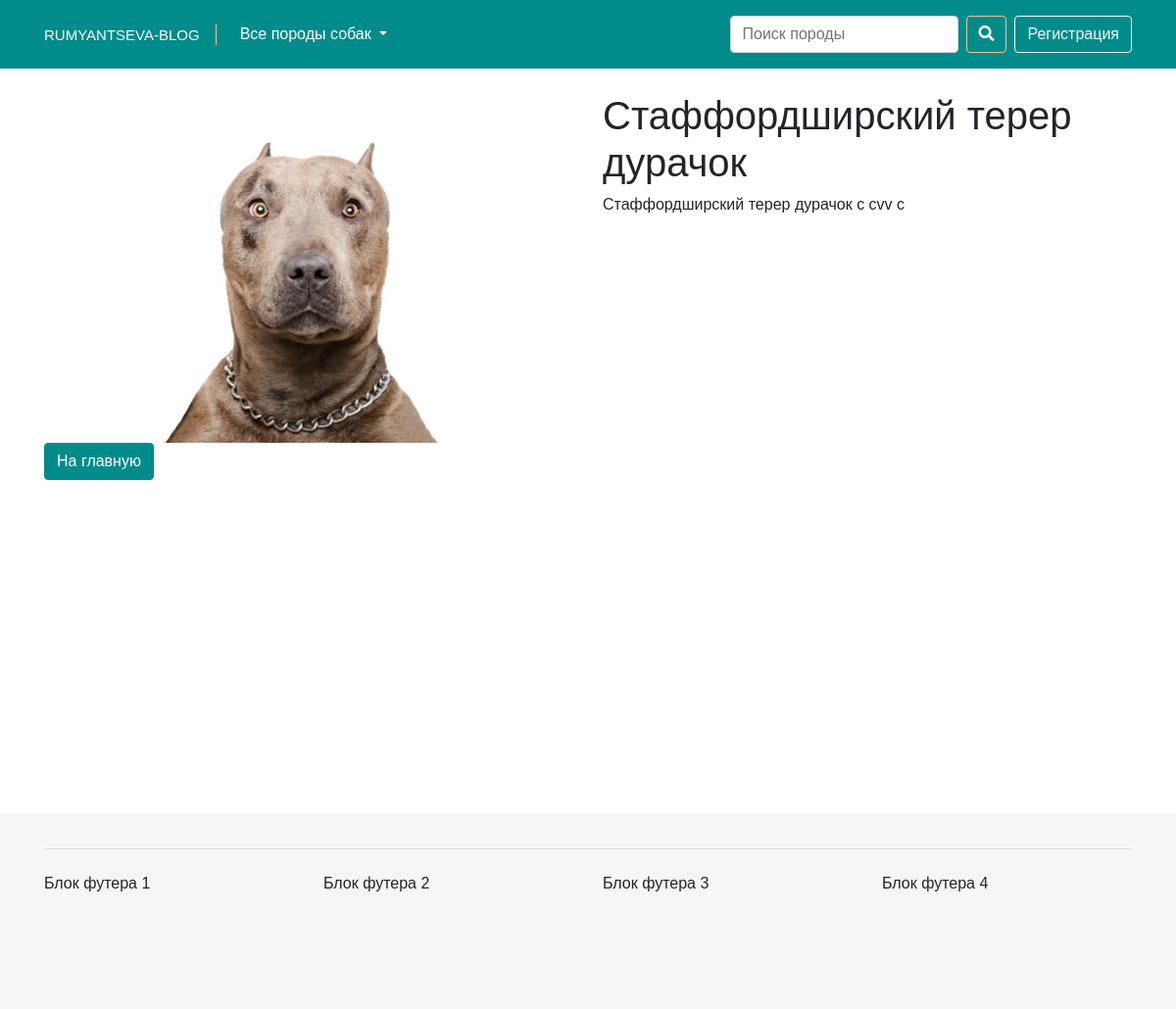
The page /details.php?id=43 on the database its author committed.
### tables this page shows
CREATE TABLE `breeds` (
  `id` int(11) NOT NULL,
  `title` varchar(255) NOT NULL,
  `short_content` text NOT NULL,
  `content` text NOT NULL,
  `category_id` int(11) NOT NULL,
  `author_id` int(11) NOT NULL,
  `image` varchar(255) NOT NULL,
  `date` timestamp NOT NULL DEFAULT CURRENT_TIMESTAMP,
  `status` int(1) NOT NULL DEFAULT '1'
);

### details.php (the view, shortened to what this page needs)
<?php
$pdo = new PDO ("mysql:host=localhost;dbname=myblog.loc;charset=utf8", "root", "root");
$statement = $pdo->prepare("SELECT * FROM breeds WHERE id=:id");
$statement->bindParam(":id", $_GET['id']);
$statement->execute();
$breed = $statement->fetch(PDO::FETCH_ASSOC);
?>
<!doctype html>
<html lang="ru">
<head>
	<link rel="stylesheet" href="https://stackpath.bootstrapcdn.com/bootstrap/4.1.3/css/bootstrap.min.css">
	<link rel="stylesheet" href="css/style.css">
	<link rel="stylesheet" href="https://use.fontawesome.com/releases/v5.6.3/css/all.css">
</head>
<body>
<nav class="navbar navbar-expand-lg navbar-dark bg-nav-custom sticky-top">
	<div class="container">
		<a class="navbar-brand navbar-brand-custom" href="/myblog.loc">Rumyantseva-blog</a>
		<div class="collapse navbar-collapse" id="navbarText">
			<ul class="navbar-nav mr-auto">
				<li class="nav-item dropdown active">
					<a class="nav-link dropdown-toggle" href="/myblog.loc" id="navbarDropdown" role="button" data-toggle="dropdown" aria-haspopup="true" aria-expanded="false">
						Все породы собак<span class="sr-only">(current)</span>
					</a>
				</li>
			</ul>
		</div>
		<form class="form-inline my-2 my-lg-0">
			<input class="form-control mr-sm-2" type="search" placeholder="Поиск породы" aria-label="Search">
			<button class="btn btn-outline-success btn-outline-custom my-2 my-sm-0" type="submit"><i class="fas fa-search"></i></button>
		</form>
		<span class="navbar-text ml-lg-2"><button type="button" class="btn btn-outline-light">Регистрация</button></span>
	</div>
</nav>
<div class="section pt-4">
	<div class="container">
		<div class="row">
			<div class="col-md-6">
				<div class="img-wrap">
					<img src="uploads/<?= $breed['image'];?>" alt="">
				</div>
			</div>
			<div class="col-md-6">
				<h1><?= $breed["title"]?></h1>
				<p><?= $breed["content"]?></p>
			</div>
		</div>
		<div class="row">
			<div class="col-12">
				<a class="btn btn-custom" href="/myblog.loc">На главную</a>
			</div>
		</div>
			</div>
		</div>
<footer class="footer">
	<div class="container">
		<hr class="my-4">
		<div class="row">
			<div class="col-3">Блок футера 1</div>
			<div class="col-3">Блок футера 2</div>
			<div class="col-3">Блок футера 3</div>
			<div class="col-3">Блок футера 4</div>
		</div>
	</div>
</footer>
</body>
</html>

### css/style.css (style rules this page uses)
body { font-family: 'lasco-regular', sans-serif; font-size: 16px; line-height: 1.4; }
a { color: #028b8b; }
.bg-nav-custom { background-color: #028b8b; }
.navbar-brand-custom { color: #fff; border-right: 1px solid #f1c198; padding: 0 1rem 0 0; text-transform: uppercase; font-size: 15px; }
.btn-outline-custom { color: #fff; background-color: transparent; background-image: none; border-color: #f1c198; }
.btn-custom { color: #fff; background-color: #028b8b; border-color: #028b8b; }
.section { min-height: 95vh; }
.img-wrap img { max-width: 100%; }
.footer { padding: 1% 0; min-height: 200px; background: #f7f5f8; }

### rows shown on the page
breeds: image (picture), title "Стаффордширский терер дурачок", content "Стаффордширский терер дурачок с cvv c"
